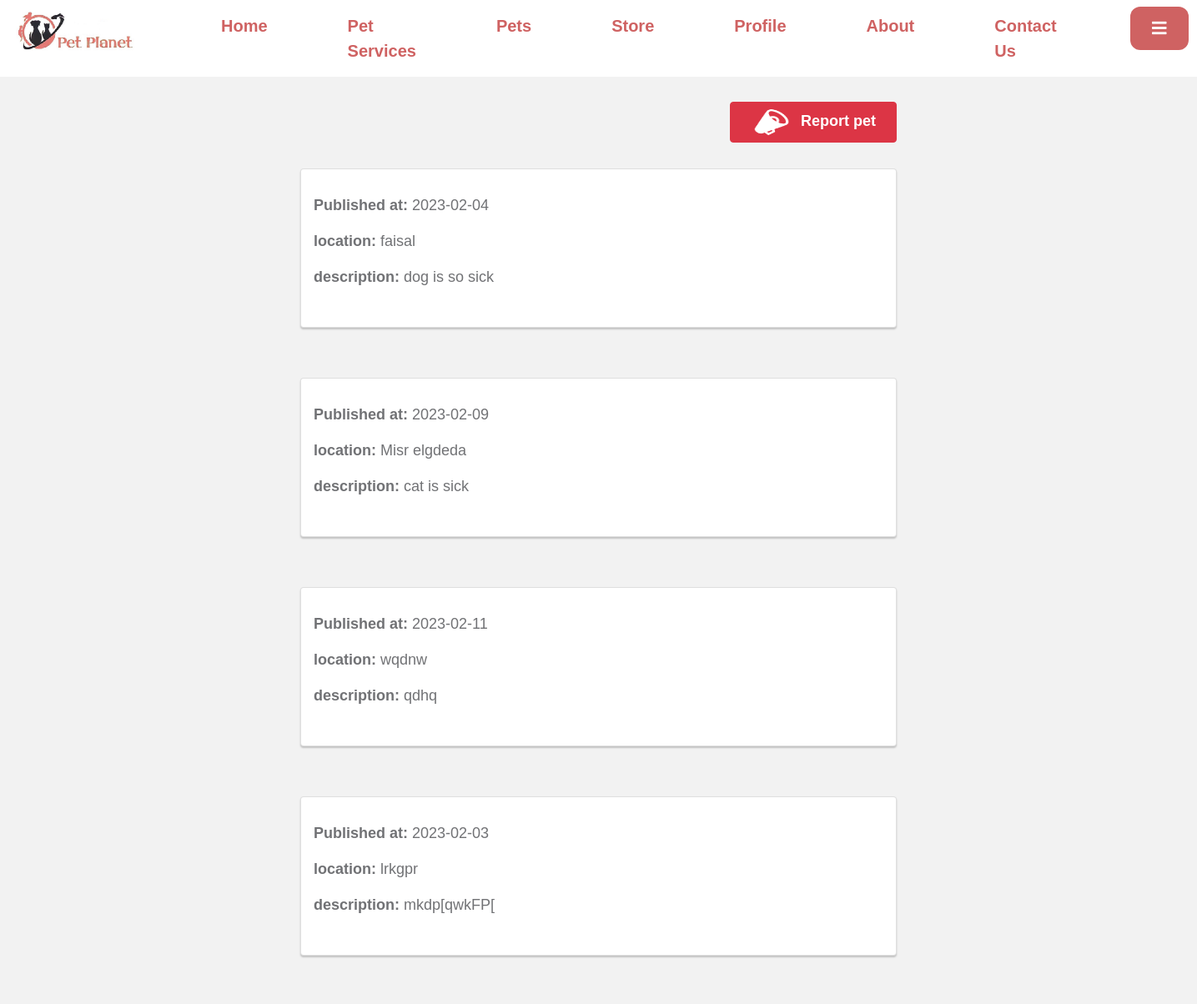
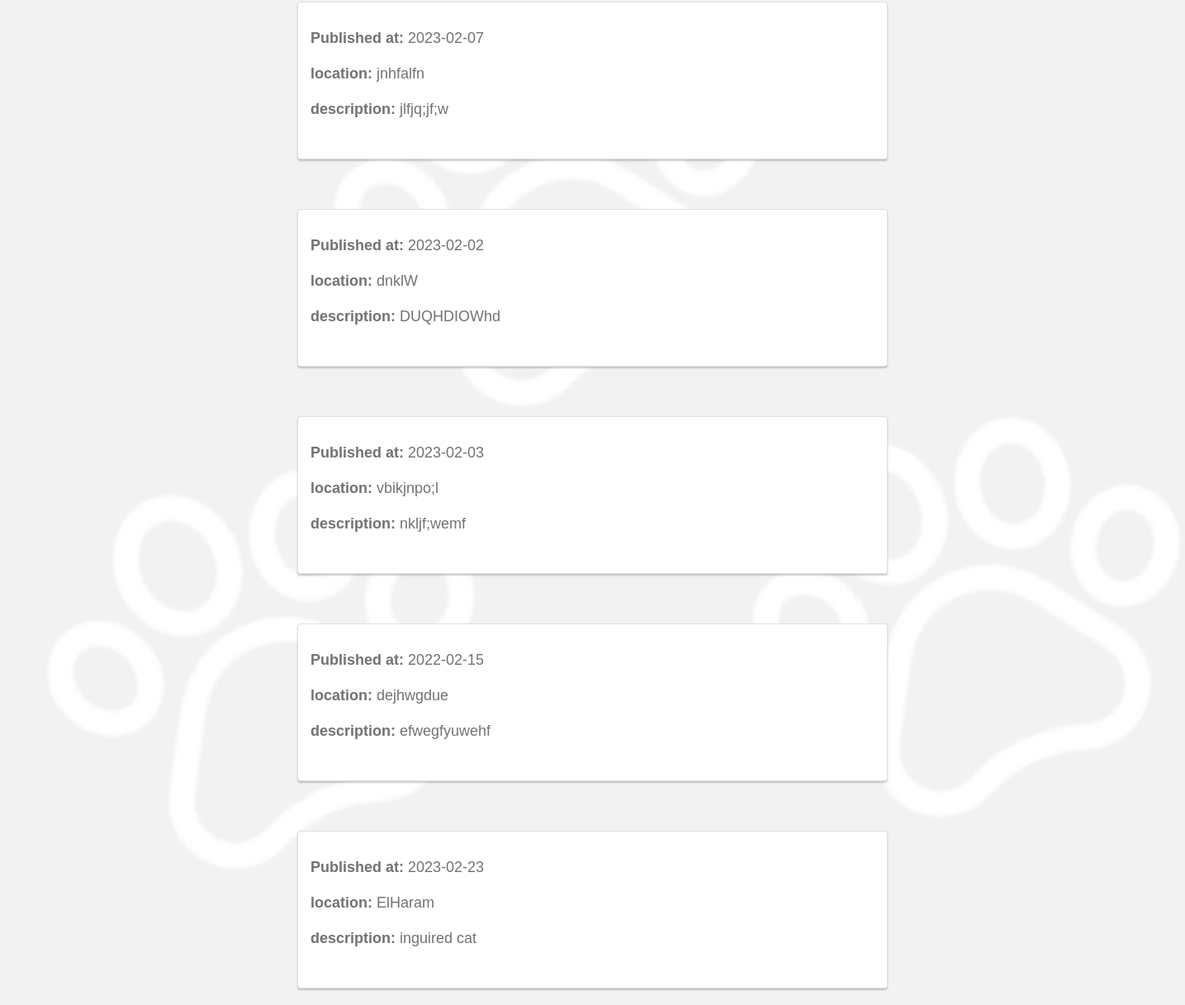
Page /pet-planet/reportsPage.php (signed in) on the earlier database version (2 pictures, top to bottom).
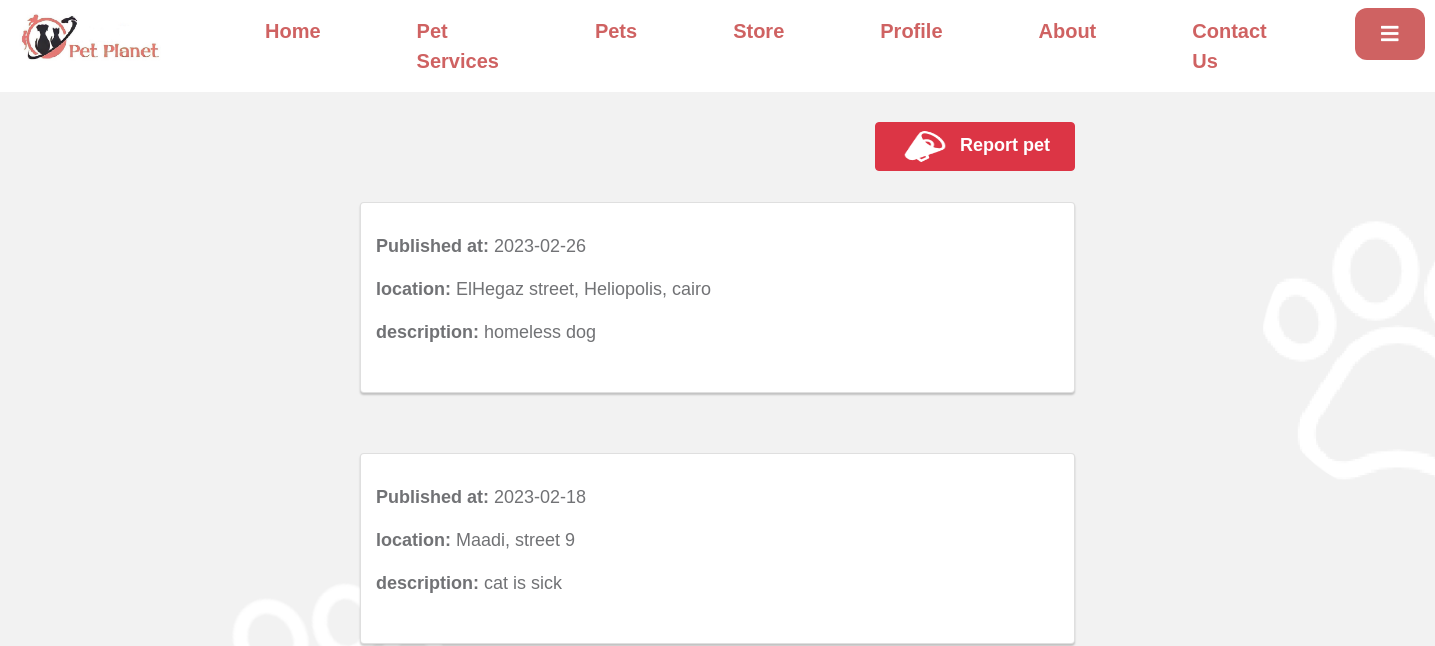
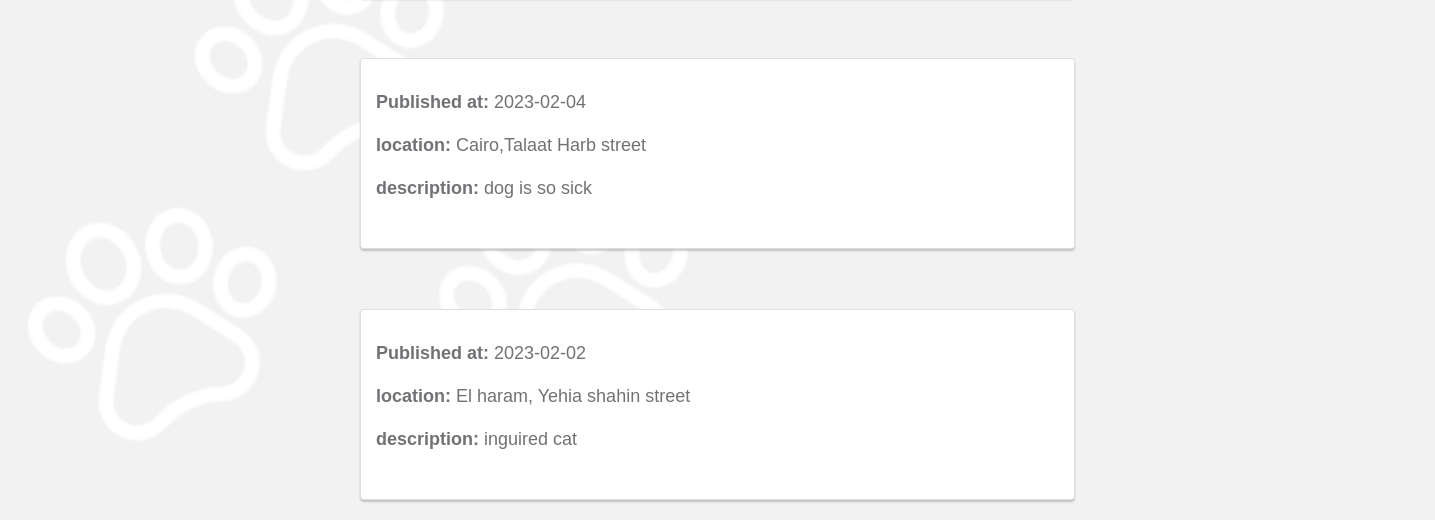
Same page on the later database version (2 pictures, top to bottom).
### tables this page shows
CREATE TABLE `petreports` (
  `id` bigint(20) UNSIGNED NOT NULL,
  `date` date NOT NULL DEFAULT current_timestamp(),
  `location` mediumtext NOT NULL,
  `situation_description` longtext NOT NULL
);

### pet-planet/App/Database/Connection/Connection.php (called while the page is built, shortened)
<?php
class Connection
{
    private string $dbName = 'pet_planet';
    private string $hostName = 'localhost';
    private string $username = 'root';
    private string $password = '';
    private int $DBport = 3306;
    public function __construct()
    {
        $this->connect = new \mysqli(
            $this->hostName,
            $this->username,
            $this->password,
            $this->dbName,
            $this->DBport
        );
    }
}

### pet-planet/App/Database/Models/Petreport.php (called while the page is built, shortened)
<?php
class Petreport extends Model implements MakeCrud {
    public function read() :\mysqli_result
    {
        return $this->connect->query("SELECT date,location,situation_description FROM petreports ORDER BY id DESC");
    }
}

### pet-planet/reportsPage.php (the view, shortened to what this page needs)
<?php
include "layouts/header.php";
include "layouts/navbarRegistered.php";
$report = new Petreport;
$reports = $report->read()->fetch_all(MYSQLI_ASSOC);
?>
<div class="bt_danger btn btn-danger "><img src="assets/img/icons/speaker.png" class="di icon"><a href="ReportPet.php" class="di sa"> Report pet</a></div>
<div class="space">
  <?php foreach ($reports as $report) { ?>
    <div class="card report_post">
      <div class="container">
        <p><b>Published at:</b> <?= $report['date'] ?></p>
        <p><b>location:</b> <?= $report['location'] ?></p>
        <p><b>description:</b> <?= $report['situation_description'] ?></p>
      </div>
    </div>
</div>
<?php } ?>

### pet-planet/layouts/header.php (shortened to what this page needs)
<!doctype html>
<html class="no-js" lang="zxx">
<head>
    <link rel="stylesheet" href="https://cdnjs.cloudflare.com/ajax/libs/hover.css/2.1.1/css/hover-min.css">
    <link href="https://cdn.jsdelivr.net/npm/remixicon@2.2.0/fonts/remixicon.css" rel="stylesheet">
    <link rel="stylesheet" href="https://cdn.jsdelivr.net/npm/bootstrap@4.6.2/dist/css/bootstrap.min.css">
    <link rel="stylesheet" href="https://use.fontawesome.com/releases/v5.12.1/css/all.css">
    <link rel="stylesheet" href="assets/css/style2.css">
    <link rel="stylesheet" href="assets/css/style.css">
</head>
<body>

### pet-planet/layouts/navbarRegistered.php (shortened to what this page needs)
<nav class="navbar navbar-expand-lg navbar-light ">
    <div class="navcontainer">
        <a class="navbar-brand" href="#">
            <img class="logoimg" src="assets/img/logo/logo.png" alt="">
        </a>
        <div class="collapse navbar-collapse" id="navbarSupportedContent">
            <ul class="navbar-nav ml-auto" id="nav">
                <li class="nav-item">
                    <a class="nav-link out home" href="CustomerHome.php">Home <span class="sr-only"></span></a>
                </li>
                <li>
                    <a class="nav-link out" href="#">Pet Services<span class="sr-only"></span></a>
                </li>
                <li>
                    <a class="nav-link out" href="#">Pets<span class="sr-only"></span></a>
                </li>
                <li>
                    <a class="nav-link out" href="#">Store<span class="sr-only"></span></a>
                </li>
                <li class="nav-item ">
                    <a class="nav-link out" href="customerProfile.php" color=" #CF6262" ;>Profile<span class="sr-only"></span></a>
                </li>
                <li class="nav-item ">
                    <a class="nav-link out" href="#">About<span class="sr-only"></span></a>
                </li>
                <li>
                    <a class="nav-link out" href="#">Contact Us <span class="sr-only"></span></a>
                </li>
                <li>
                    <div class="dropdown">
                        <button class="dropbtn"><i class="fa fa-bars"></i></button>
                    </div>
                </li>
            </ul>
        </div>
    </div>
</nav>

### pet-planet/assets/css/style2.css (style rules this page uses)
:root { --white-color: #ffffff; --primary-color: #81B29A; --secondary-color: #3D405B; --section-bg-color: #F4F1DE; --custom-btn-bg-color: #2a60d6; --custom-btn-bg-hover-color: #E07A5F; --dark-color: #000000; --p-color: #717275; --link-hover-color: #2a60d6; --body-font-family: 'DM Sans', sans-serif; --h1-font-size: 42px; --h2-font-size: 36px; --h3-font-size: 28px; --h4-font-size: 24px; --h5-font-size: 22px; --h6-font-size: 20px; --p-font-size: 18px; --menu-font-size: 16px; --btn-font-size: 14px; --border-radius-large: 100px; --border-radius-medium: 20px; --border-radius-small: 10px; --font-weight-normal: 400; --font-weight-medium: 500; --font-weight-bold: 700; }
body { background-color: var(--white-color); font-family: var(--body-font-family); }
p { color: var(--p-color); font-size: var(--p-font-size); font-weight: var(--font-weight-normal); }
ul li { color: var(--p-color); font-size: var(--p-font-size); font-weight: var(--font-weight-normal); }
a, button { touch-action: manipulation; transition: all 0.3s; }
a { display: inline-block; color: var(--secondary-color); text-decoration: none; }
b, strong { font-weight: var(--font-weight-bold); }

### pet-planet/assets/css/style.css (style rules this page uses)
body { margin: 0px; padding: 0px; background-image: url("../img/other/signinBackground.png"); background-size: cover; width: auto; background-repeat: no-repeat; background-color: #f2f2f2; }
.navcontainer { max-width: 1600px; background-color: white; width: 100%; display: inline-flex; margin: auto; }
img { height: 35px; }
.logoimg { height: 50px; }
nav { background-color: white; }
.navbar-nav { font-size: 18px; }
li { padding-left: 80px; }
.dropbtn { background-color: #CF6262; color: white; padding: 11px; font-size: 20px; border: none; cursor: pointer; width: 70px; border-radius: 12px; font-weight: 600; }
.dropdown { position: relative; display: inline-block; }
.navbar { background-color: white; }
.container { max-width: 1650px; }
.navbar-collapse #nav li .out { color: rgb(207 98 98); font-size: 20px; font-weight: 600; }

### pet-planet/reportsPage.php (style rules this page uses)
a, a:hover { text-decoration: none; color: white; }
body { font-size: larger; }
.card { box-shadow: 0 2px 2px 0 rgba(0, 0, 0, 0.2); transition: 0.3s; }
.report_post { margin: 60px 360px 20px 360px; padding: 30px; padding-left: 0px; }
.space { margin-top: 110px; }
.bt_danger { float: right; margin: 30px 360px 0px 10px; width: 200px; }
.di { display: inline-block; font-size: large; }
.icon { width: 50px; }
.sa { padding-left: 10px; font-weight: bold; }

Differences in the rows shown:
removed petreports: date "2023-02-09", location "Misr elgdeda", situation_description "cat is sick"
removed petreports: date "2023-02-11", location "wqdnw", situation_description "qdhq"
removed petreports: date "2023-02-03", location "lrkgpr", situation_description "mkdp[qwkFP["
removed petreports: date "2023-02-07", location "jnhfalfn", situation_description "jlfjq;jf;w"
removed petreports: date "2023-02-02", location "dnklW", situation_description "DUQHDIOWhd"
removed petreports: date "2023-02-03", location "vbikjnpo;l", situation_description "nkljf;wemf"
removed petreports: date "2022-02-15", location "dejhwgdue", situation_description "efwegfyuwehf"
added petreports: date "2023-02-26", location "ElHegaz street, Heliopolis, cairo", situation_description "homeless dog"
added petreports: date "2023-02-18", location "Maadi, street 9", situation_description "cat is sick"
changed petreports "dog is so sick": location "faisal" → "Cairo,Talaat Harb street"
changed petreports "inguired cat": date "2023-02-23" → "2023-02-02"; location "ElHaram" → "El haram, Yehia shahin street"
